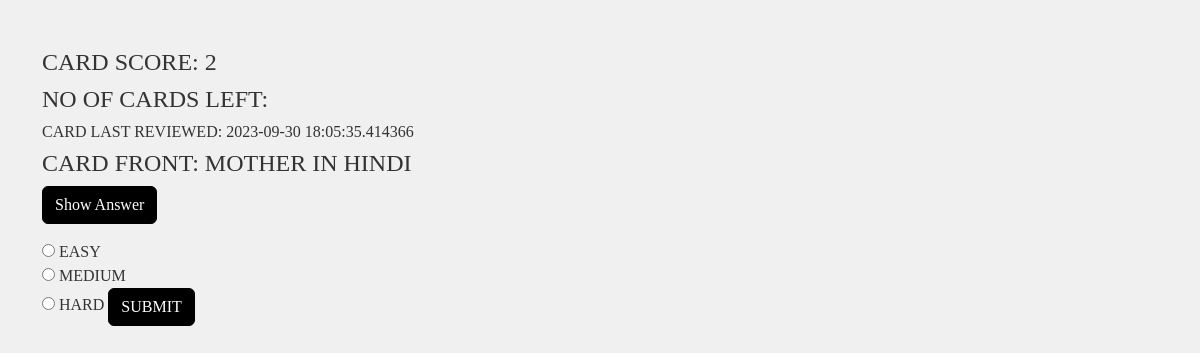
/review_cards/1, run on an earlier commit of the app's database.
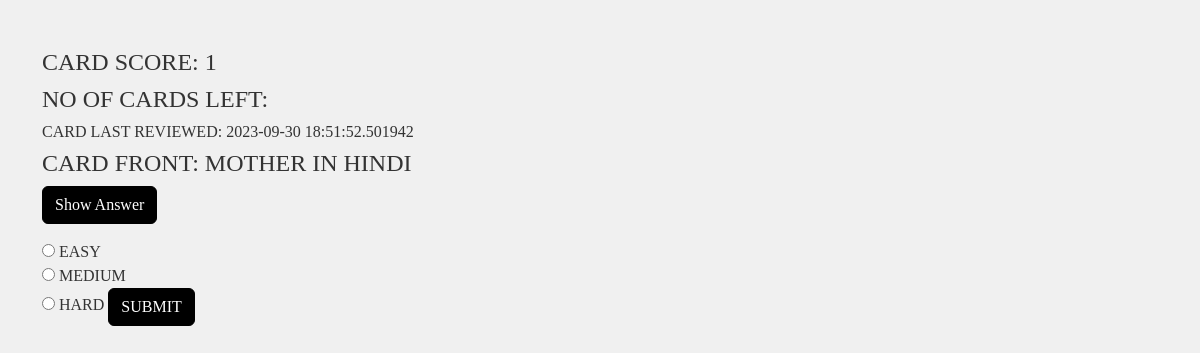
And on a later commit of the database.
### app.py (models this page shows)
class Card(db.Model):
        id = db.Column(db.Integer, primary_key = True, autoincrement=True)
        front = db.Column(db.String(200), nullable = False)
        back = db.Column(db.String(200), nullable = False)
        card_score = db.Column(db.Integer, nullable = False , default = 2)
        last_reviewed = db.Column(db.DateTime , default = datetime.now())
        deck_id = db.Column(db.Integer, db.ForeignKey('deck.id'), nullable=False)
        card_deck = relationship('Deck', overlaps="cards" )

### app.py (the view)
@app.route('/review_cards/<int:deck_id>', methods=['GET', 'POST'])
def review_cards(deck_id):
    deck = Deck.query.get_or_404(deck_id)
    cards = deck.cards
    cards = [card for card in cards if card.card_score != 0]
    cards_left = len(cards)
    print(cards_left)
    random.shuffle(cards)
    if cards:
        return render_template('review_cards.html', card=cards[0], cards_left = cards_left)
    else:
        deck.last_reviewed = datetime.now()
        db.session.add(deck)
        db.session.commit()
        return redirect(f'/user_dashboard/{deck.deck_user.id}?msg=No cards to review')

### templates/review_cards.html (shortened to what this page needs)
<!DOCTYPE html>
<html lang="en">
<head>
    <link href="https://cdn.jsdelivr.net/npm/bootstrap@5.3.2/dist/css/bootstrap.min.css" rel="stylesheet">
</head>
<body>
    <div class="container mt-5">
        <h4>CARD SCORE: {{card.card_score}}</h4>
        <h4>NO OF CARDS LEFT: {{card.cards_left}}</h4>
        <h6>CARD LAST REVIEWED: {{card.last_reviewed}}</h6>
        <h4>CARD FRONT: {{card.front}}</h4>
        <button onclick="toggleAnswer()" class="btn btn-custom">Show Answer</button>
        <form action="/update_score/{{card.id }}" method="POST" class="mt-3">
            <input type="radio" id="html" name="score" value="0">
            <label for="EASY">EASY</label><br>
            <input type="radio" id="css" name="score" value="1">
            <label for="MEDIUM">MEDIUM</label><br>
            <input type="radio" id="javascript" name="score" value="2">
            <label for="HARD">HARD</label>
            <button type="submit" class="btn btn-custom">SUBMIT</button>
        </form>
    </div>
</body>
</html>

What changed in the data, as far as the page shows it:
changed Card "MOTHER IN HINDI": card_score "2" → "1"; last_reviewed "2023-09-30 18:05:35.414366" → "2023-09-30 18:51:52.501942"
